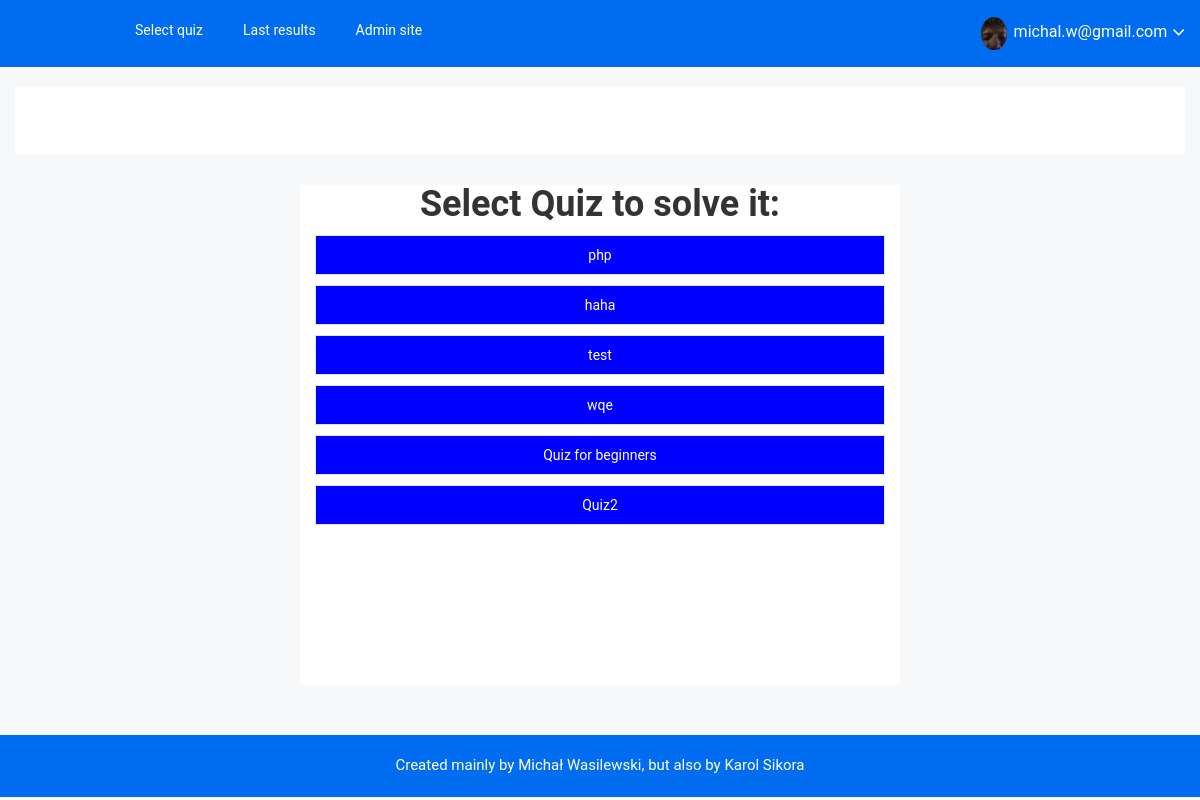
/select_quiz.php (signed in), run on the app's committed database.
### tables this page shows
CREATE TABLE `categories` (
  `id` int(5) NOT NULL,
  `category` varchar(50) NOT NULL,
  `quiz_time_mins` varchar(5) NOT NULL
);

### select_quiz.php (the view, shortened to what this page needs)
<?php
include "connection.php";
include "header.php";
?>
        <div class="row" style="margin: 0px; padding:0px; margin-bottom: 50px;">
            <div class="col-lg-6 col-lg-push-3" style="min-height: 500px; background-color: white;">
                <center>
                <h1>Select Quiz to solve it:</h1>
                </center>
                <?php
                $res=mysqli_query($link,"select * from categories");
                while($row=mysqli_fetch_array($res))
                {
                    ?>
                    <input type="button" class="btn btn-success form-control" value="<?php echo $row["category"]; ?>" style="margin-top: 10px; background-color: blue; color: white" onclick="set_quiz_type_session(this.value);">
                    <?php
                }
                ?>
            </div>
        </div>
<?php
include "footer.php";
?>

### data on the page
categories: category "php"
categories: category "haha"
categories: category "test"
categories: category "wqe"
categories: category "Quiz for beginners"
categories: category "Quiz2"

### other printed values
$_SESSION["email"] "michal.w@gmail.com"
